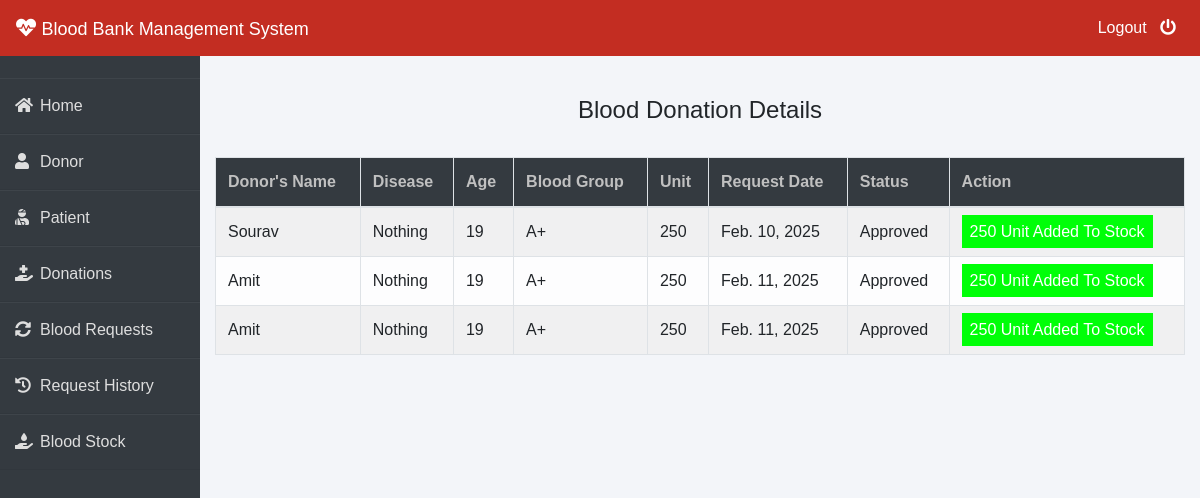
Before: /admin-donation (signed in) with the older database file.
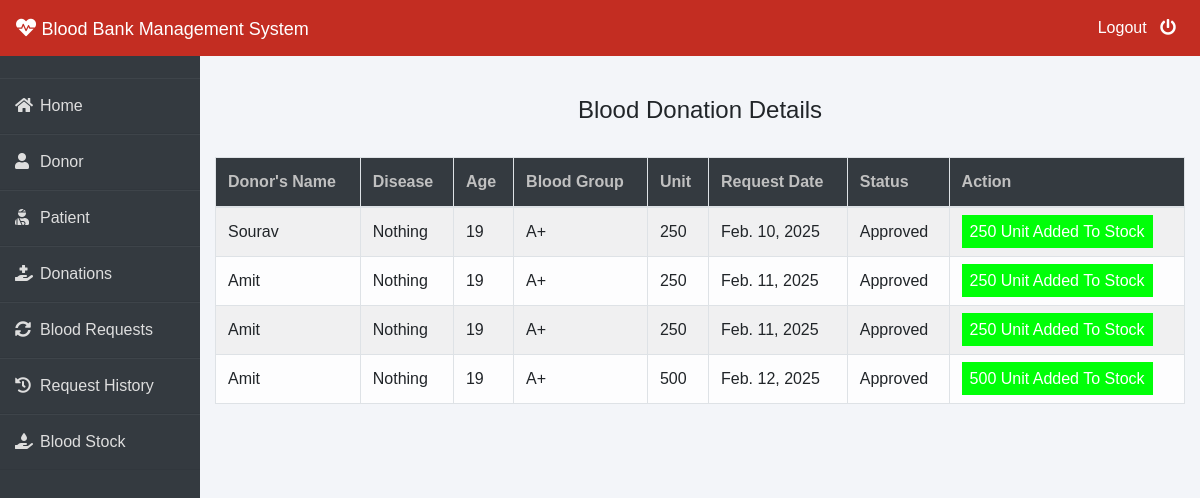
After: the same page with the newer database file.
### donor/models.py (models this page shows, shortened)
class BloodDonate(models.Model):
    donor=models.ForeignKey(Donor,on_delete=models.CASCADE)
    disease=models.CharField(max_length=100,default="Nothing")
    age=models.PositiveIntegerField()
    bloodgroup=models.CharField(max_length=10)
    unit=models.PositiveIntegerField(default=0)
    status=models.CharField(max_length=20,default="Pending")
    date=models.DateField(auto_now=True)

class Donor(models.Model):
    user=models.OneToOneField(User,on_delete=models.CASCADE)
    profile_pic= models.ImageField(upload_to='profile_pic/Donor/',null=True,blank=True)
    bloodgroup=models.CharField(max_length=10)
    address = models.CharField(max_length=40)
    mobile = models.CharField(max_length=20,null=False)
    def __str__(self):
        return self.user.first_name

### blood/views.py (the view)
# urls.py: path('admin-donation', views.admin_donation_view,name='admin-donation'),
@login_required(login_url='adminlogin')
def admin_donation_view(request):
    donations=dmodels.BloodDonate.objects.all()
    return render(request,'blood/admin_donation.html',{'donations':donations})

### templates/blood/admin_donation.html (shortened to what this page needs)
{% extends 'blood/adminbase.html' %}
{% block content %}
{% load widget_tweaks %}
{%load static%}
<head>
   </head>
<br><br>
<div class="container">
    <H4 class="text-center">Blood Donation Details</H4><br>
    <table class="table table-light table-hover table-bordered table-striped">
        <thead class="bg-dark">
            <tr>
                <th scope="col" style="color: rgb(192, 192, 192);">Donor's Name</th>
                <th scope="col" style="color: rgb(192, 192, 192);">Disease</th>
                <th scope="col" style="color: rgb(192, 192, 192);">Age</th>
                <th scope="col" style="color: rgb(192, 192, 192);">Blood Group</th>
                <th scope="col" style="color: rgb(192, 192, 192);">Unit</th>
                <th scope="col" style="color: rgb(192, 192, 192);">Request Date</th>
                <th scope="col" style="color: rgb(192, 192, 192);">Status</th>
                <th style="color: rgb(192, 192, 192);">Action</th>
            </tr>
        </thead>
        <tbody>
            {% for t in donations %}
            <tr>
                <td> {{t.donor}}</td>
                <td> {{t.disease}}</td>
                <td> {{t.age}}</td>
                <td>{{t.bloodgroup}}</td>
                <td>{{t.unit}}</td>
                <td>{{t.date}}</td>
                <td>{{t.status}}</td>
                {% if t.status == 'Pending' %}
                <td>
                    <button class="btn btn-success btn-sm"><a  style="text-decoration: none;color: white;" href="{% url 'approve-donation' t.id  %}"><i class="fa fa-check"></i> Approve</a> </button>
                    <button class="btn btn-danger btn-sm"><a  style="text-decoration: none;color: white;" href="{% url 'reject-donation' t.id  %}"><i class="fa fa-times"></i> Reject</a> </button>
                </td>
                {% elif  t.status == 'Approved' %}
                <td><span class="label success">{{t.unit}} Unit Added To Stock</span></td>
                {% else %}
                <td><span class="label danger">0 Unit Added To Stock</span></td>
                {% endif %}
            </tr>
            {% endfor %}
        </tbody>
    </table>
</div>
{% endblock content %}

Changed rows visible on the page:
added BloodDonate: donor "Amit", disease "Nothing", age "19", bloodgroup "A+", unit "500", date "Feb. 12, 2025", status "Approved"
